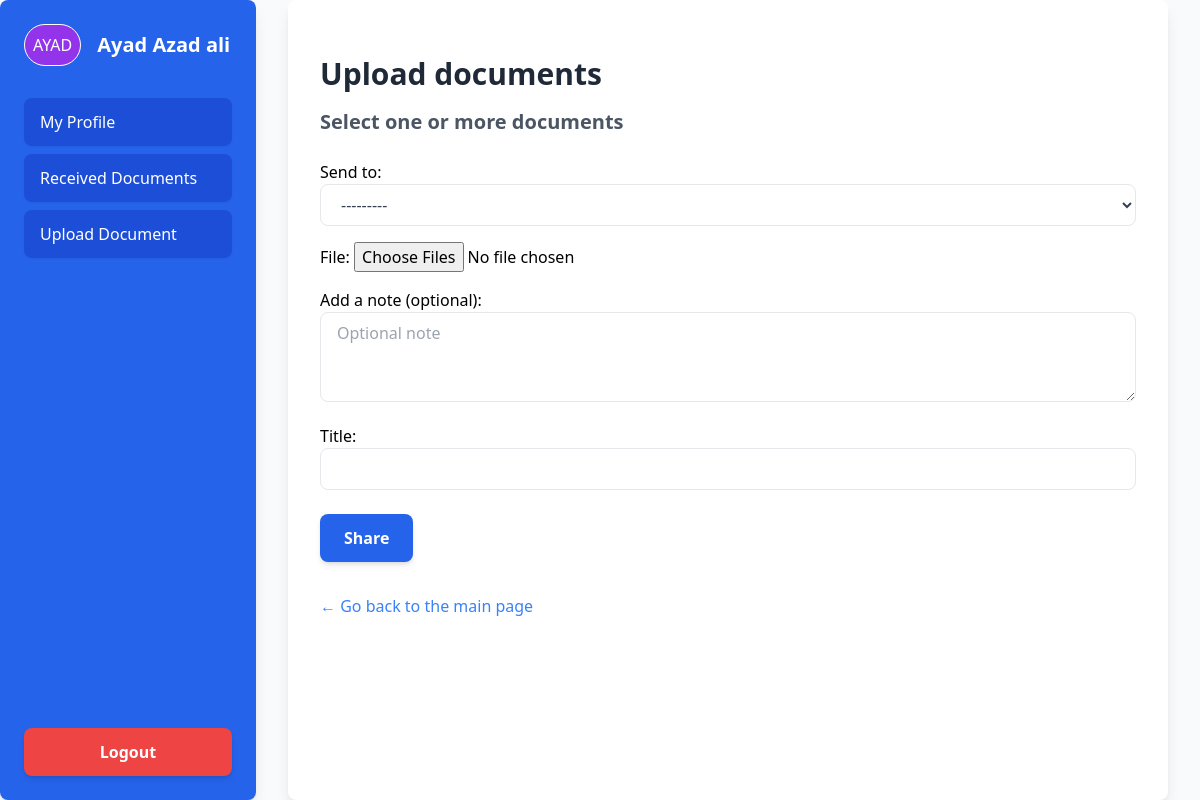
The page /accounts/send-document/ (signed in) on the database its author committed.
### accounts/models.py (models this page shows)
class CustomUser(AbstractBaseUser):
    ROLE_CHOICES = [
        ('faculty', 'Faculty'),
        ('chairperson', 'Chairperson'),
        ('exam_committee', 'Exam Committee'),
        ('quality_assurance', 'Quality Assurance'),
    ]
    email = models.EmailField(unique=True)
    first_name = models.CharField(max_length=50)
    last_name = models.CharField(max_length=50)
    role = models.CharField(max_length=20, choices=ROLE_CHOICES)
    is_active = models.BooleanField(default=True)
    is_admin = models.BooleanField(default=False)
    public_key = models.BinaryField(default=None, null=False)
    objects = CustomUserManager()
    USERNAME_FIELD = 'email'
    REQUIRED_FIELDS = ['username', 'first_name', 'last_name', 'role']
    def __str__(self):
        return self.email

### accounts/views.py (the view)
# urls.py: path('send-document/', views.send_document, name='send_document'),
@login_required
def send_document(request):
    if request.method == "POST":
        form = UploadFileForm(request.POST, request.FILES)
        files = request.FILES.getlist('file')
        if form.is_valid():
            recipient = form.cleaned_data.get('recipient_email')
            recipient_user = get_object_or_404(CustomUser, email=recipient)
            recipient_public_key = recipient_user.public_key
            krypton = KryptonKEM(Kyber)
            encrypted_aes_key_path = f"encrypted_aes_key_{recipient_user}.key"
            plaintext_aes_key_path = f"temp_aes_key.key"
            with open(plaintext_aes_key_path, "wb") as temp_file:
                temp_file.write(AES_KEY)
            krypton.encrypt(recipient_public_key, Path(plaintext_aes_key_path), Path(encrypted_aes_key_path))
            with open(encrypted_aes_key_path, "rb") as encrypted_file:
                encrypted_aes_key = encrypted_file.read()
            os.remove(plaintext_aes_key_path)
            os.remove(encrypted_aes_key_path)
            title = form.cleaned_data.get('title')
            transfer = FileTransfer.objects.create(sender=request.user, recipient=recipient, title=title)
            for file in files:
                encrypted_document = encrypt_file(file, AES_KEY, file.name)
                documents = Documents.objects.create(
                    uploader=request.user,
                    file=encrypted_document,
                    name=encrypted_document.name,
                    note=form.cleaned_data.get('note'),
                    aes_key=encrypted_aes_key,
                )
                transfer.documents.add(documents)
            transfer.save()
            return redirect("home")
    else:
        form = UploadFileForm()
    return render(request, "upload.html", {'form': form})

### accounts/templates/upload.html (shortened to what this page needs)
{% extends "_base.html" %}
{% block content %}
<div class="flex flex-col md:flex-row min-h-screen bg-gray-50">
    {% include 'sidebar.html' %}
    <main class="flex-1 p-8 bg-white shadow-lg rounded-lg mx-auto my-6 md:my-0 md:mx-8">
        <h1 class="text-3xl font-extrabold text-gray-800 mt-6 mb-4">Upload documents</h1>
        <form method="POST" enctype="multipart/form-data" action="{% url 'send_document' %}" class="space-y-6">
            <h3 class="text-xl font-semibold text-gray-600 mb-2">Select one or more documents</h3>
            <div class="space-y-4">
                {{ form.as_p }}
            </div>
            <button type="submit" class="w-full md:w-auto px-6 py-3 bg-blue-600 text-white font-semibold rounded-lg
                                        shadow-md hover:bg-blue-700 focus:outline-none focus:ring-2
                                        focus:ring-blue-500 focus:ring-opacity-50 transition duration-300">
                Share
            </button>
        </form>
        <a href="/" class="mt-8 inline-block text-blue-500 hover:underline transition duration-200">
            &larr; Go back to the main page
        </a>
    </main>
</div>
{% endblock content %}

### accounts/templates/sidebar.html (shortened to what this page needs)
{% extends '_base.html' %}
{% block content %}
{% if user.is_authenticated %}
    <aside class="w-64 bg-blue-600 text-white p-6 shadow-lg rounded-lg min-h-screen flex flex-col justify-between">
        <div>
            <div class="flex items-center mb-8">
                <div class="border border-white rounded-full p-2 bg-purple-600">
                <h1>{{ user.first_name }}</h1>
                </div>
                <h2 class="ml-4 text-xl font-semibold">{{ user.first_name.capitalize }} {{ user.last_name.capitalize }}</h2>
            </div>
            <nav class="flex flex-col space-y-2">
                <a href="{% url 'user_profile' %}" class="py-3 px-4 text-white bg-blue-700 rounded-lg hover:bg-blue-800 shadow-sm transition duration-300">
                    My Profile
                </a>
                <a href="{% url 'received_documents' %}" class="py-3 px-4 text-white bg-blue-700 rounded-lg hover:bg-blue-800 shadow-sm transition duration-300">
                    Received Documents
                </a>
                <a href="{% url 'send_document' %}" class="py-3 px-4 text-white bg-blue-700 rounded-lg hover:bg-blue-800 shadow-sm transition duration-300">
                    Upload Document
                </a>
            </nav>
        </div>
        <form method="post" action="{% url 'logout' %}" class="mt-6">
            <button type="submit"
                    class="w-full py-3 px-4 text-white bg-red-500 rounded-lg font-semibold hover:bg-red-600 shadow-md transition duration-300">
                Logout
            </button>
        </form>
    </aside>
{% endif %}
{% endblock %}

### rows shown on the page
CustomUser: first_name "AYAD", first_name "Ayad", last_name "Azad ali"
